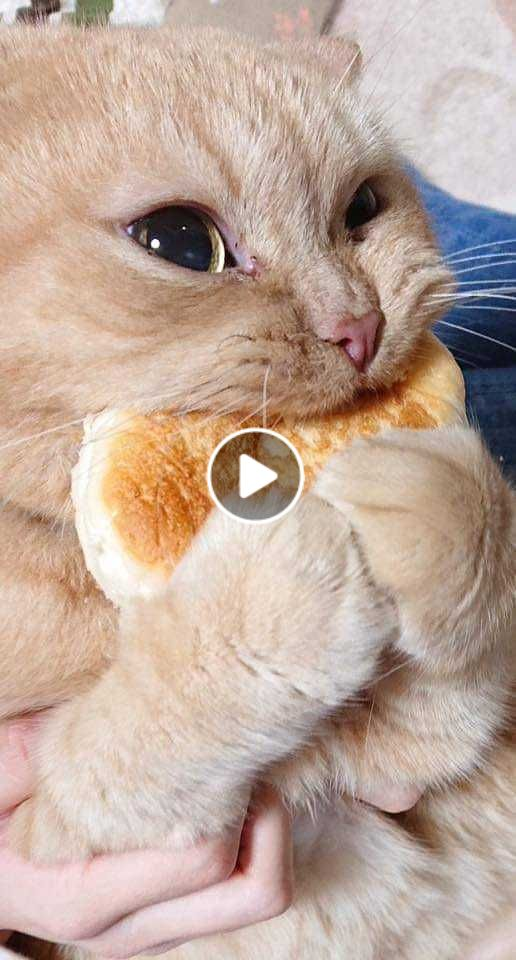
#> input picture CV_Builder_Series/f90a84272a0eb8729a55816ac563d677.jpg, 516 x 960 px, found by its file name
$ python task_1.1.py
#> lines starting #> are read from the running program, lines starting #| are printed output that depends on the picture
#Changing Colours


import cv2
# Relative or absolute path of the input image file
path = r"C:\Users\rohan\OneDrive\Desktop\Build club\CV_Builder_Series\f90a84272a0eb8729a55816ac563d677.jpg"
# reading image (by default the flag is 1 if not specidied)
image = cv2.imread(path)
#> image is the input picture: shape (960, 516, 3); mean B, G, R 155.6, 168.5, 191
# converting image to Grayscale (also OpenCV reads image in BGR format and hence BGR to Gray)

image_gray = cv2.cvtColor(image,cv2.COLOR_BGR2GRAY)
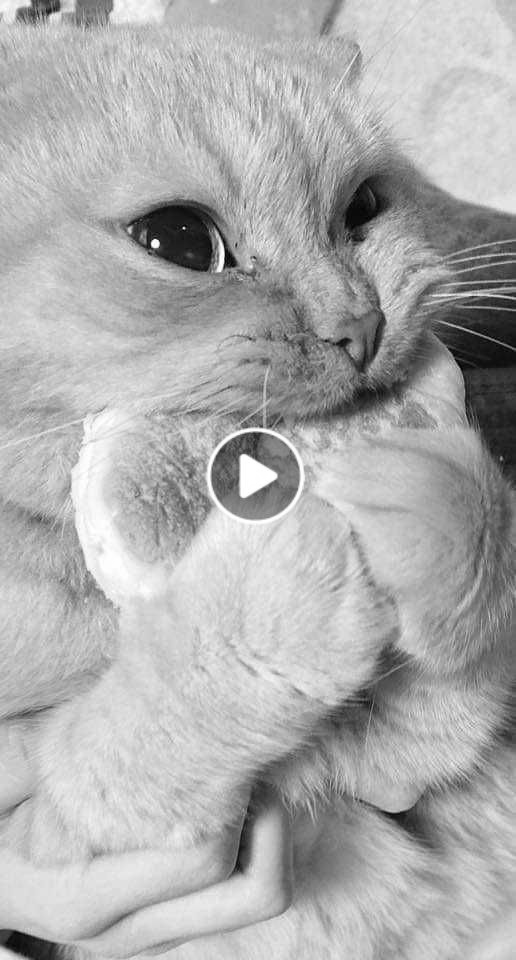
#> image_gray: shape (960, 516); min 1, max 255, mean 173.8
# Display image in a window
cv2.imshow("Output",image)
cv2.imshow("Output_gray",image_gray)
# Wait until any key press (press any key to close the window)
cv2.waitKey()
# kill all the windows
cv2.destroyAllWindows()

$ run again, with CV_Builder_Series/5ad30b721ae28a6748be82130f9828ec.jpg copied over CV_Builder_Series/f90a84272a0eb8729a55816ac563d677.jpg
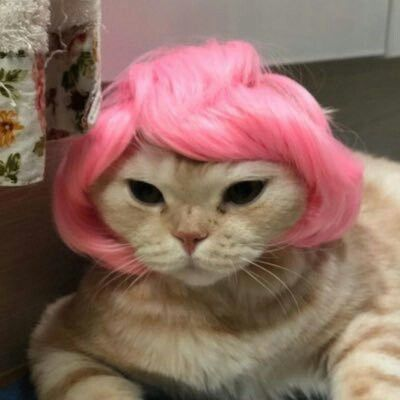
#> input picture CV_Builder_Series/5ad30b721ae28a6748be82130f9828ec.jpg, 400 x 400 px, found by its file name
#> image is the input picture: shape (400, 400, 3); mean B, G, R 96, 107.2, 138.8
#> `image_gray = cv2.cvtColor(image,cv2.COLOR_BGR2GRAY)`:
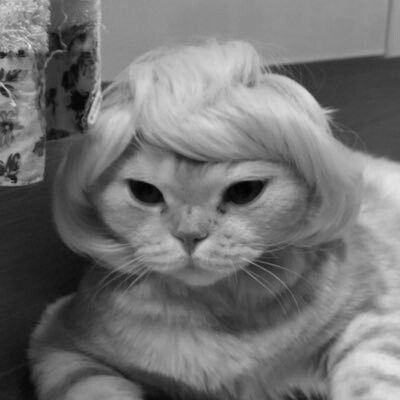
#> image_gray: shape (400, 400); min 0, max 233, mean 115.3

$ run again, with CV_Builder_Series/9c1318551dbc9159f5bcceb977bd7c94.jpg copied over CV_Builder_Series/f90a84272a0eb8729a55816ac563d677.jpg
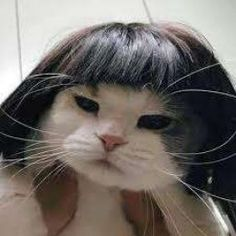
#> input picture CV_Builder_Series/9c1318551dbc9159f5bcceb977bd7c94.jpg, 236 x 236 px, found by its file name
#> image is the input picture: shape (236, 236, 3); mean B, G, R 102.6, 107.3, 113.5
#> `image_gray = cv2.cvtColor(image,cv2.COLOR_BGR2GRAY)`:
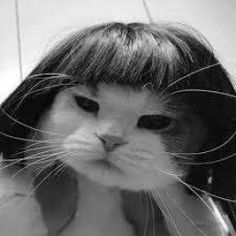
#> image_gray: shape (236, 236); min 0, max 255, mean 108.6

$ run again, with CV_Builder_Series/images.jpeg copied over CV_Builder_Series/f90a84272a0eb8729a55816ac563d677.jpg
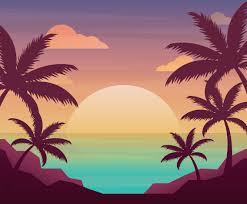
#> input picture CV_Builder_Series/images.jpeg, 247 x 204 px, found by its file name
#> image is the input picture: shape (204, 247, 3); mean B, G, R 107.5, 110.4, 148.2
#> `image_gray = cv2.cvtColor(image,cv2.COLOR_BGR2GRAY)`:
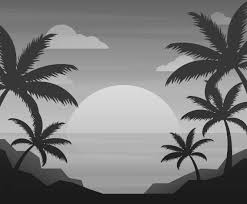
#> image_gray: shape (204, 247); min 5, max 226, mean 121.4
